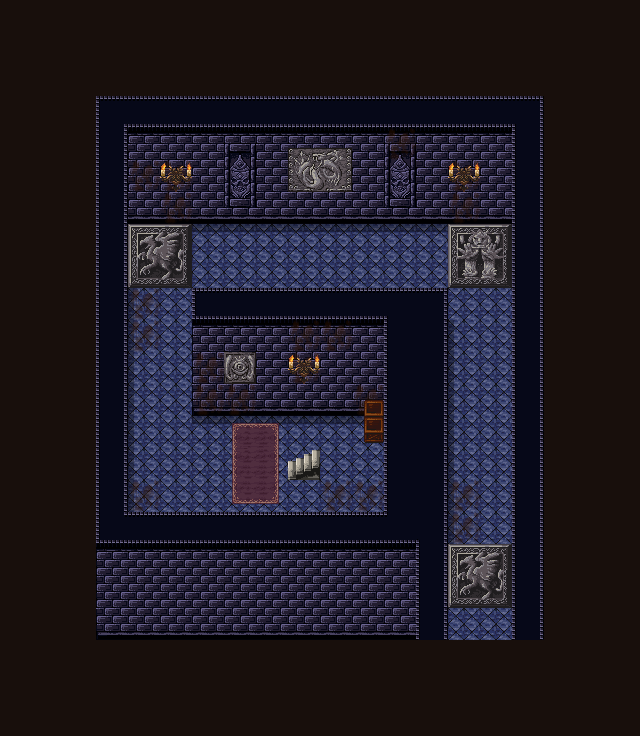

A 2D game scene composited from a Tiled map and its tileset images. What follows is a short description and the map's XML, with each tile layer's data collapsed to a summary:
An orthogonal 20x23 tile map with 32x32 px tiles, 7 tile layers (floor, shadow, wall, dirt, ...) and 1 object (Encounter).

<map version="1.10" tiledversion="1.10.1" orientation="orthogonal" renderorder="right-down" width="20" height="23" tilewidth="32" tileheight="32" infinite="0" nextlayerid="16" nextobjectid="2">
  <tileset firstgid="1" source="../39,40_tsx/39,40_maptip.tsx" />
  <layer id="1" name="floor" width="20" height="23">
    <data>[460 cells, 400 non-empty, 1 distinct tile ids]</data>
  </layer>
  <layer id="5" name="shadow" width="20" height="23">
    <data>[460 cells, 33 non-empty, 3 distinct tile ids]</data>
  </layer>
  <layer id="3" name="wall" width="20" height="23">
    <data>[460 cells, 160 non-empty, 24 distinct tile ids]</data>
  </layer>
  <layer id="12" name="dirt" width="20" height="23">
    <data>[460 cells, 21 non-empty, 1 distinct tile ids]</data>
  </layer>
  <layer id="10" name="objects" width="20" height="23">
    <data>[460 cells, 29 non-empty, 23 distinct tile ids]</data>
  </layer>
  <layer id="8" name="chara" width="20" height="23">
    <data>[460 cells, 0 non-empty, 0 distinct tile ids]</data>
  </layer>
  <layer id="2" name="flame" width="20" height="23">
    <data>[460 cells, 222 non-empty, 1 distinct tile ids]</data>
  </layer>
<objectgroup id="15" name="EncounterArea"><object id="1" type="Encounter" x="16.0" y="16.0" width="608" height="704"><properties><property name="EncounterId" value="encounter_darkcastle_4" /><property name="unity:IsTrigger" type="bool" value="true" /></properties></object></objectgroup></map>
